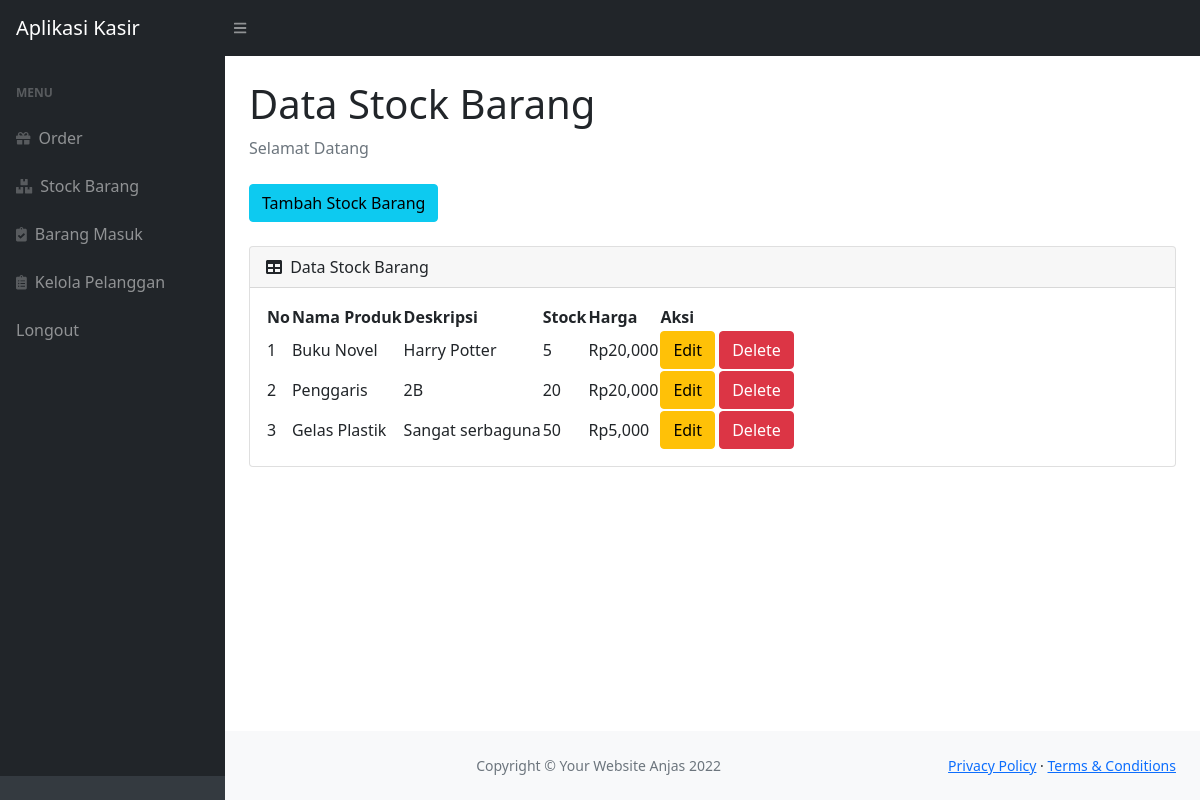
The app's page /stock.php (signed in) with its own data.
### tables this page shows
CREATE TABLE `produk` (
  `idproduk` int(11) NOT NULL,
  `namaproduk` varchar(20) NOT NULL,
  `deskripsi` varchar(30) NOT NULL,
  `harga` int(11) NOT NULL,
  `stock` int(11) NOT NULL
);

### stock.php (the view, shortened to what this page needs)
<?php
require  'ceklogin.php';
?>
<!DOCTYPE html>
<html lang="en">
    <head>
        <link href="https://cdn.jsdelivr.net/npm/simple-datatables@latest/dist/style.css" rel="stylesheet" />
        <link href="css/styles.css" rel="stylesheet" />
    </head>
    <body class="sb-nav-fixed">
        <nav class="sb-topnav navbar navbar-expand navbar-dark bg-dark">
            <a class="navbar-brand ps-3" href="index.php"> Aplikasi Kasir</a>
            <button class="btn btn-link btn-sm order-1 order-lg-0 me-4 me-lg-0" id="sidebarToggle" href="#!"><i class="fas fa-bars"></i></button>
        </nav>
        <div id="layoutSidenav">
            <div id="layoutSidenav_nav">
                <nav class="sb-sidenav accordion sb-sidenav-dark" id="sidenavAccordion">
                    <div class="sb-sidenav-menu">
                        <div class="nav">
                            <div class="sb-sidenav-menu-heading">MENU</div>
                            <a class="nav-link" href="index.php">
                                <div class="sb-nav-link-icon"><i class="fas fa-gift"></i></div>
                                    Order
                                </a>
                                <a class="nav-link" href="stock.php">
                                    <div class="sb-nav-link-icon"><i class="fas fa-boxes"></i></div>
                                    Stock Barang
                                </a>
                                <a class="nav-link" href="masuk.php">
                                    <div class="sb-nav-link-icon"><i class="fas fa-clipboard-check"></i></div>
                                    Barang Masuk
                                </a>
                                <a class="nav-link" href="pelanggan.php">
                                    <div class="sb-nav-link-icon"><i class="fas fa-clipboard-list"></i></div>
                                    Kelola Pelanggan
                            </a>
                            <a class="nav-link" href="longout.php">
                                   Longout
                                </a>
                        </div>
                    </div>
                    <div class="sb-sidenav-footer">
                    </div>
                </nav>
            </div>
            <div id="layoutSidenav_content">
                <main>
                    <div class="container-fluid px-4">
                        <h1 class="mt-4">Data Stock Barang </h1>
                        <ol class="breadcrumb mb-4">
                            <li class="breadcrumb-item active">Selamat Datang</li>
                        </ol>
                         <button type="button" class="btn btn-info mb-4" data-bs-toggle="modal" data-bs-target="#myModal">
                           Tambah Stock Barang
                        </button>
                        <div class="card mb-4">
                            <div class="card-header">
                                <i class="fas fa-table me-1"></i>
                                Data Stock Barang
                            </div>
                            <div class="card-body">
                                <table id="datatablesSimple">
                                    <thead>
                                        <tr>
                                            <th>No</th>
                                            <th>Nama Produk</th>
                                            <th>Deskripsi</th>
                                            <th>Stock</th>
                                            <th>Harga</th>
                                            <th>Aksi</th>
                                        </tr>
                                    </thead>
                                    <tbody>
                                    <?php
                                    $get = mysqli_query($c,"select * from produk");
                                    $i = 1;
                                    while($p=mysqli_fetch_array($get)){
                                    $namaproduk = $p['namaproduk'];
                                    $deskripsi = $p['deskripsi'];
                                    $harga = $p['harga'];
                                    $stock = $p['stock'];
                                    $idproduk = $p['idproduk'];
                                    ?>
                                        <tr>
                                            <td><?=$i++;?></td>
                                            <td><?=$namaproduk;?></td>
                                            <td><?=$deskripsi;?></td>
                                            <td><?=$stock;?></td>
                                            <td>Rp<?=number_format($harga);?></td>
                                            <td>
                                                <button type="button" class="btn btn-warning" data-bs-toggle="modal" data-bs-target="#edit<?=$idproduk;?>">
                                                    Edit
                                                </button>
                                                <button type="button" class="btn btn-danger" data-bs-toggle="modal" data-bs-target="#delete<?=$idproduk;?>">
                                                    Delete
                                                </button>
                                             </td>
                                        </tr>
                                    <?php
                                    };
                                    ?>
                                    </tbody>
                                </table>
                            </div>
                        </div>
                    </div>
                </main>
                <footer class="py-4 bg-light mt-auto">
                    <div class="container-fluid px-4">
                        <div class="d-flex align-items-center justify-content-between small">
                            <br><div class="text-muted">Copyright &copy; Your Website Anjas 2022</div>
                            <div>
                                <a href="#">Privacy Policy</a>
                                &middot;
                                <a href="#">Terms &amp; Conditions</a>
                            </div>
                        </div>
                    </div>
                </footer>
            </div>
        </div>
    </body>
</html>

### records on screen
produk: namaproduk "Buku Novel", deskripsi "Harry Potter", stock "5", harga "20,000"
produk: namaproduk "Penggaris", deskripsi "2B", stock "20", harga "20,000"
produk: namaproduk "Gelas Plastik", deskripsi "Sangat serbaguna", stock "50", harga "5,000"
